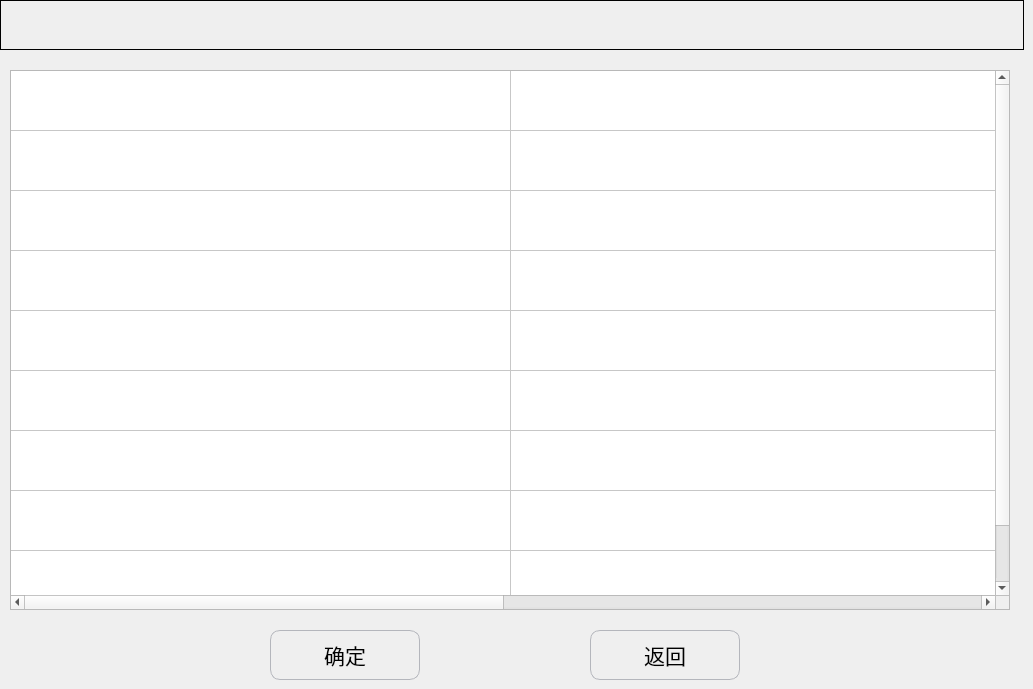
   <widget class="QWidget" name="page_4">
    <widget class="QTableWidget" name="table_5">
     <property name="geometry">
      <rect>
       <x>10</x>
       <y>70</y>
       <width>1000</width>
       <height>540</height>
      </rect>
     </property>
     <property name="minimumSize">
      <size>
       <width>1000</width>
       <height>540</height>
      </size>
     </property>
     <property name="maximumSize">
      <size>
       <width>1000</width>
       <height>450</height>
      </size>
     </property>
     <property name="font">
      <font>
       <pointsize>14</pointsize>
      </font>
     </property>
     <property name="styleSheet">
      <string notr="true"/>
     </property>
     <property name="rowCount">
      <number>9</number>
     </property>
     <property name="columnCount">
      <number>2</number>
     </property>
     <attribute name="horizontalHeaderVisible">
      <bool>false</bool>
     </attribute>
     <attribute name="horizontalHeaderDefaultSectionSize">
      <number>500</number>
     </attribute>
     <attribute name="horizontalHeaderMinimumSectionSize">
      <number>60</number>
     </attribute>
     <attribute name="verticalHeaderVisible">
      <bool>false</bool>
     </attribute>
     <attribute name="verticalHeaderDefaultSectionSize">
      <number>60</number>
     </attribute>
     <attribute name="verticalHeaderMinimumSectionSize">
      <number>20</number>
     </attribute>
     <row/>
     <row/>
     <row/>
     <row/>
     <row/>
     <row/>
     <row/>
     <row/>
     <row/>
     <column/>
     <column/>
    </widget>
    <widget class="QGroupBox" name="groupBox_5">
     <property name="geometry">
      <rect>
       <x>0</x>
       <y>0</y>
       <width>1024</width>
       <height>50</height>
      </rect>
     </property>
     <property name="minimumSize">
      <size>
       <width>1024</width>
       <height>50</height>
      </size>
     </property>
     <property name="maximumSize">
      <size>
       <width>1024</width>
       <height>50</height>
      </size>
     </property>
     <property name="styleSheet">
      <string notr="true">QGroupBox{
	border:  1px solid black;
}</string>
     </property>
     <property name="title">
      <string/>
     </property>
    </widget>
    <widget class="QPushButton" name="Btn_inCopyOk">
     <property name="geometry">
      <rect>
       <x>270</x>
       <y>630</y>
       <width>150</width>
       <height>50</height>
      </rect>
     </property>
     <property name="minimumSize">
      <size>
       <width>150</width>
       <height>50</height>
      </size>
     </property>
     <property name="maximumSize">
      <size>
       <width>150</width>
       <height>50</height>
      </size>
     </property>
     <property name="font">
      <font>
       <pointsize>16</pointsize>
      </font>
     </property>
     <property name="styleSheet">
      <string notr="true">QPushButton
{
    border-style:solid; /*边框风格*/
    border-width:1px;/*边框宽度*/
    border-color:#B4B6BC; /*边框颜色*/
    border-radius:10px; /*边框倒角*/
}
QPushButton:pressed
{
    border-style:outset; /*边框风格*/
    background-color:qlineargradient(x1: 0, y1: 0, x2: 0, y2: 1, stop:0 #00befa, stop: 1 #0160ea);/*背景色*/
    border-width:1px;/*边框宽度*/
    border-color:#0055ff; /*边框颜色*/
    border-radius:10px; /*边框倒角*/
}</string>
     </property>
     <property name="text">
      <string>确定</string>
     </property>
     <property name="icon">
      <iconset resource="../resource.qrc">
       <normaloff>:/SetPage/setpage_images/ok.png</normaloff>:/SetPage/setpage_images/ok.png</iconset>
     </property>
     <property name="iconSize">
      <size>
       <width>50</width>
       <height>50</height>
      </size>
     </property>
    </widget>
    <widget class="QPushButton" name="Btn_inCopyBack">
     <property name="geometry">
      <rect>
       <x>590</x>
       <y>630</y>
       <width>150</width>
       <height>50</height>
      </rect>
     </property>
     <property name="minimumSize">
      <size>
       <width>150</width>
       <height>50</height>
      </size>
     </property>
     <property name="maximumSize">
      <size>
       <width>150</width>
       <height>50</height>
      </size>
     </property>
     <property name="font">
      <font>
       <pointsize>16</pointsize>
      </font>
     </property>
     <property name="styleSheet">
      <string notr="true">QPushButton
{
    border-style:solid; /*边框风格*/
    border-width:1px;/*边框宽度*/
    border-color:#B4B6BC; /*边框颜色*/
    border-radius:10px; /*边框倒角*/
}
QPushButton:pressed
{
    border-style:outset; /*边框风格*/
    background-color:qlineargradient(x1: 0, y1: 0, x2: 0, y2: 1, stop:0 #00befa, stop: 1 #0160ea);/*背景色*/
    border-width:1px;/*边框宽度*/
    border-color:#0055ff; /*边框颜色*/
    border-radius:10px; /*边框倒角*/
}</string>
     </property>
     <property name="text">
      <string>返回</string>
     </property>
     <property name="icon">
      <iconset resource="../resource.qrc">
       <normaloff>:/SetPage/setpage_images/back.png</normaloff>:/SetPage/setpage_images/back.png</iconset>
     </property>
     <property name="iconSize">
      <size>
       <width>40</width>
       <height>40</height>
      </size>
     </property>
    </widget>
   </widget>
